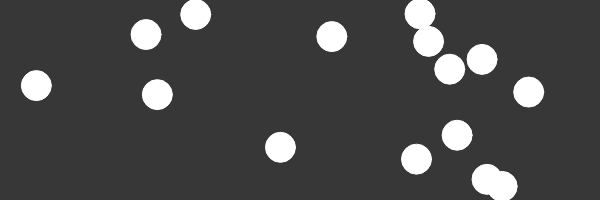
Frame 1 (no input)
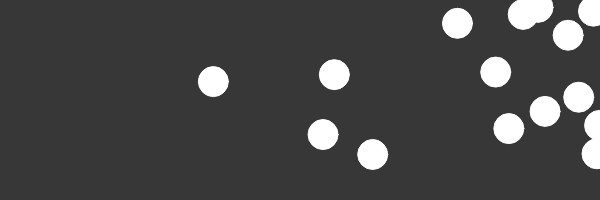
Frame 60 (no input)
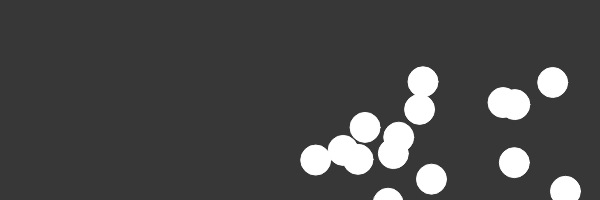
Frame 120 (the mouse pressed at the canvas centre since frame 60)

The p5.js sketch that drew these frames (run headless with seeded random() and noise() and a simulated clock; from frame 60 on, the mouse is pressed at the canvas centre):

// p5.js sketch
// ── sketch.js
var bubbles = [];

function setup() {
createCanvas(600,200)

// insert i value for the amount of figure you want

	for (var i = 0; i < 15; i++){
		bubbles[i] = {
			x: random(0, width),
			y: random(0, height),
			xspeed: 3,
			yspeed: 4,
			display: function(){
				stroke(255);
				ellipse(this.x, this.y, 30, 30);
			},
			ballSpeed: function() {
				this.x = this.x + this.xspeed;
				this.y = this.y + this.yspeed;
			},
			ballWallHit: function(){
				if (this.x > width || this.x < 0) {
					this.xspeed = this.xspeed * -1;
				}

				if (this.y > height || this.y < 0) {
					this.yspeed = this.yspeed * -1;
				}
			}
		}
	}
}

	

function draw() {
	background(55);
	for (var i = 0; i < bubbles.length; i++){
		bubbles[i].display();
		bubbles[i].ballSpeed();
		bubbles[i].ballWallHit();
	}
	
}
